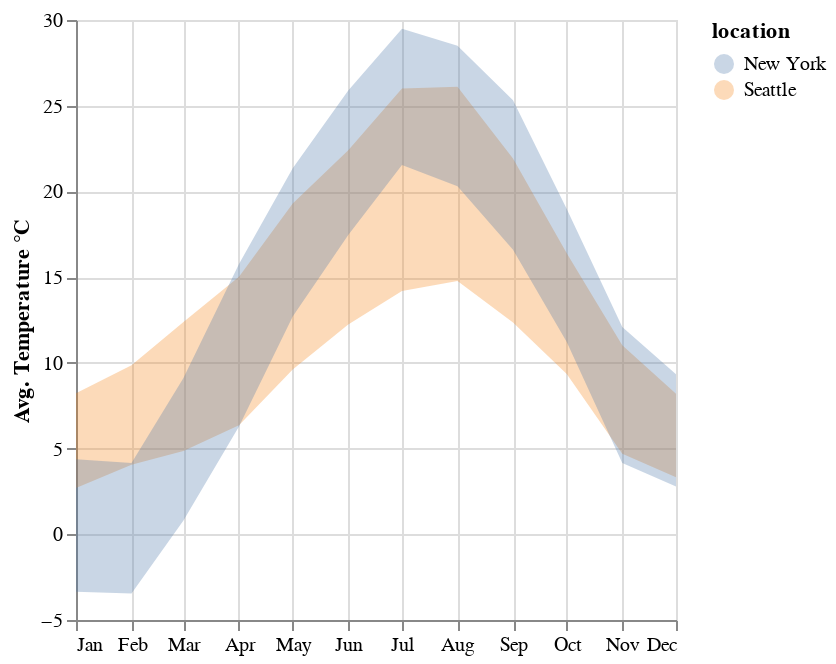

Notebook code cell kept with this figure:
### Code cell
tempMinMax = alt.Chart(weather_pl).mark_area(opacity=0.3).encode(
    alt.X('month(date):T', title=None, axis=alt.Axis(format='%b')),
    alt.Y('average(temp_max):Q', title='Avg. Temperature °C'),
    alt.Y2('average(temp_min):Q'),
    alt.Color('location:N')
)

tempMinMax

### Figure 1 — Vega-Lite specification as saved in the notebook (floating-point values rounded to 4 significant figures; data arrays with more than 128 entries replaced by an {"elided": "..."} marker saying what was removed)
{"config": {"view": {"continuousWidth": 300, "continuousHeight": 300}}, "data": {"name": "data-9ec872ab70bedb632340c46eb2bd33b5"}, "mark": {"type": "area", "opacity": 0.3}, "encoding": {"color": {"field": "location", "type": "nominal"}, "x": {"axis": {"format": "%b"}, "field": "date", "timeUnit": "month", "title": null, "type": "temporal"}, "y": {"aggregate": "average", "field": "temp_max", "title": "Avg. Temperature °C", "type": "quantitative"}, "y2": {"aggregate": "average", "field": "temp_min"}}, "$schema": "https://vega.github.io/schema/vega-lite/v5.20.1.json", "datasets": {"data-9ec872ab70bedb632340c46eb2bd33b5": {"elided": "2922 records"}}}
